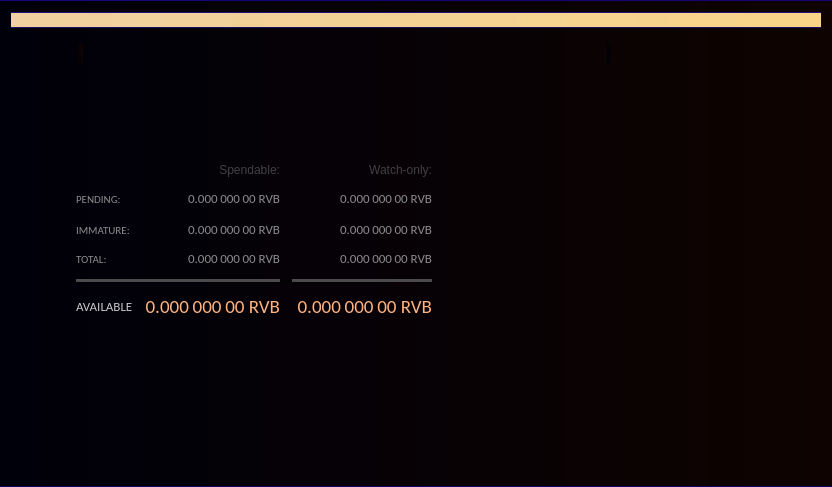
<?xml version="1.0" encoding="UTF-8"?>
<ui version="4.0">
 <class>OverviewPage</class>
 <widget class="QLabel" name="OverviewPage">

  <property name="enabled">
   <bool>true</bool>
  </property>
  <property name="geometry">
   <rect>
    <x>0</x>
    <y>0</y>
    <width>832</width>
    <height>487</height>
   </rect>
  </property>

  <property name="tabletTracking">
   <bool>false</bool>
  </property>
  <property name="acceptDrops">
   <bool>false</bool>
  </property>
  <property name="windowTitle">
   <string>Form</string>
  </property>
  <property name="autoFillBackground">
   <bool>false</bool>
  </property>
  <property name="styleSheet">
   <string notr="true">QLabel { background-color: qlineargradient(spread:pad, x1:0, y1:0, x2:1, y2:0, stop:0 rgb(0, 0, 10), stop:1 rgb(14, 3, 0)); border-bottom: 1.4px solid #414141; border-top: 1.4px solid #0A0A0A; border-bottom-color: qlineargradient(x1:0, y1:0, x2:0, y2:0.8, stop: 0 rgba(30,0,255,0.9), stop: 1 rgba(10,10,10,1.0)); border-top-color: qlineargradient(x1:0, y1:1, x2:0, y2:0, stop: 0 rgba(30,0,255,0.9), stop: 1 rgba(10,10,10,1.0)); }

</string>
  </property>
  <property name="pixmap">
   <pixmap resource="../bitcoin.qrc">:/icons/overview_background</pixmap>
  </property>
  <property name="scaledContents">
   <bool>true</bool>
  </property>
  <property name="wordWrap">
   <bool>true</bool>
  </property>
  <property name="openExternalLinks">
   <bool>false</bool>
  </property>
  <layout class="QVBoxLayout" name="topLayout">
   <item>
    <widget class="QLabel" name="labelAlerts">
     <property name="visible">
      <bool>false</bool>
     </property>
     <property name="styleSheet">
      <string notr="true">QLabel { background-color: qlineargradient(x1: 0, y1: 0, x2: 1, y2: 0, stop:0 #F0D0A0, stop:1 #F8D488); color:#000000; }</string>
     </property>
     <property name="wordWrap">
      <bool>true</bool>
     </property>
     <property name="margin">
      <number>3</number>
     </property>
     <property name="textInteractionFlags">
      <set>Qt::TextSelectableByMouse</set>
     </property>
    </widget>
   </item>
   <item>
    <layout class="QHBoxLayout" name="horizontalLayout" stretch="1,0,1">
     <item>
      <layout class="QVBoxLayout" name="verticalLayout_2">
       <property name="leftMargin">
        <number>25</number>
       </property>
       <item>
        <widget class="QFrame" name="frame">
         <property name="styleSheet">
          <string notr="true">border: 0px;</string>
         </property>
         <property name="frameShape">
          <enum>QFrame::StyledPanel</enum>
         </property>
         <property name="frameShadow">
          <enum>QFrame::Raised</enum>
         </property>
         <layout class="QVBoxLayout" name="verticalLayout_4">
          <property name="spacing">
           <number>20</number>
          </property>
          <property name="leftMargin">
           <number>40</number>
          </property>
          <item>
           <layout class="QHBoxLayout" name="horizontalLayout_4">
            <item>
             <widget class="QLabel" name="label_5">
              <property name="font">
               <font>
                <weight>75</weight>
                <bold>true</bold>
               </font>
              </property>
              <property name="styleSheet">
               <string>color: rgb(65, 65, 65); border-bottom: 0px solid; border-top: 0px solid;</string>
              </property>
              <property name="text">
               <string/>
              </property>
             </widget>
            </item>
            <item>
             <widget class="QPushButton" name="labelWalletStatus">
              <property name="enabled">
               <bool>true</bool>
              </property>
              <property name="maximumSize">
               <size>
                <width>30</width>
                <height>16777215</height>
               </size>
              </property>
              <property name="toolTip">
               <string>The displayed information may be out of date. Your wallet automatically synchronizes with ReversedBitcoin network after a connection is established, but this process has not completed yet.</string>
              </property>
              <property name="styleSheet">
               <string notr="true">background-color: transparent;</string>
              </property>
              <property name="text">
               <string/>
              </property>
              <property name="icon">
               <iconset resource="../bitcoin.qrc">
                <normaloff>:/icons/warning</normaloff>
                <disabledoff>:/icons/warning</disabledoff>:/icons/warning</iconset>
              </property>
              <property name="iconSize">
               <size>
                <width>24</width>
                <height>24</height>
               </size>
              </property>
              <property name="flat">
               <bool>true</bool>
              </property>
             </widget>
            </item>
            <item>
             <spacer name="horizontalSpacer_3">
              <property name="orientation">
               <enum>Qt::Horizontal</enum>
              </property>
              <property name="sizeHint" stdset="0">
               <size>
                <width>40</width>
                <height>20</height>
               </size>
              </property>
             </spacer>
            </item>
           </layout>
          </item>
          <item>
           <spacer name="horizontalSpacer_8">
            <property name="orientation">
             <enum>Qt::Horizontal</enum>
            </property>
            <property name="sizeHint" stdset="0">
             <size>
              <width>40</width>
              <height>20</height>
             </size>
            </property>
           </spacer>
          </item>
          <item>
           <spacer name="horizontalSpacer_9">
            <property name="orientation">
             <enum>Qt::Horizontal</enum>
            </property>
            <property name="sizeHint" stdset="0">
             <size>
              <width>40</width>
              <height>20</height>
             </size>
            </property>
           </spacer>
          </item>
          <item>
           <spacer name="horizontalSpacer_11">
            <property name="orientation">
             <enum>Qt::Horizontal</enum>
            </property>
            <property name="sizeHint" stdset="0">
             <size>
              <width>40</width>
              <height>20</height>
             </size>
            </property>
           </spacer>
          </item>
          <item>
           <spacer name="horizontalSpacer_12">
            <property name="orientation">
             <enum>Qt::Horizontal</enum>
            </property>
            <property name="sizeHint" stdset="0">
             <size>
              <width>40</width>
              <height>20</height>
             </size>
            </property>
           </spacer>
          </item>
          <item>
           <layout class="QGridLayout" name="gridLayout">
            <property name="spacing">
             <number>12</number>
            </property>
            <item row="2" column="2">
             <widget class="QLabel" name="labelWatchPending">
              <property name="font">
               <font>
                <family>Calibri</family>
                <pointsize>10</pointsize>
                <weight>50</weight>
                <bold>false</bold>
               </font>
              </property>
              <property name="cursor">
               <cursorShape>IBeamCursor</cursorShape>
              </property>
              <property name="toolTip">
               <string>Unconfirmed transactions to watch-only addresses</string>
              </property>
              <property name="styleSheet">
               <string notr="true">color: rgb(140,140,140); border-bottom: 0px solid; border-top: 0px solid;
background-color: transparent;</string>
              </property>
              <property name="text">
               <string notr="true">0.000 000 00 RVB</string>
              </property>
              <property name="alignment">
               <set>Qt::AlignRight|Qt::AlignTrailing|Qt::AlignVCenter</set>
              </property>
              <property name="textInteractionFlags">
               <set>Qt::LinksAccessibleByMouse|Qt::TextSelectableByKeyboard|Qt::TextSelectableByMouse</set>
              </property>
             </widget>
            </item>
            <item row="3" column="2">
             <widget class="QLabel" name="labelWatchImmature">
              <property name="font">
               <font>
                <family>Calibri</family>
                <pointsize>10</pointsize>
                <weight>50</weight>
                <bold>false</bold>
               </font>
              </property>
              <property name="cursor">
               <cursorShape>IBeamCursor</cursorShape>
              </property>
              <property name="toolTip">
               <string>Mined balance in watch-only addresses that has not yet matured</string>
              </property>
              <property name="styleSheet">
               <string notr="true">color: rgb(140,140,140); border-bottom: 0px solid; border-top: 0px solid;
background-color: transparent;</string>
              </property>
              <property name="text">
               <string notr="true">0.000 000 00 RVB</string>
              </property>
              <property name="alignment">
               <set>Qt::AlignRight|Qt::AlignTrailing|Qt::AlignVCenter</set>
              </property>
              <property name="textInteractionFlags">
               <set>Qt::LinksAccessibleByMouse|Qt::TextSelectableByKeyboard|Qt::TextSelectableByMouse</set>
              </property>
             </widget>
            </item>
            <item row="5" column="0" colspan="2">
             <widget class="Line" name="line">
              <property name="font">
               <font>
                <pointsize>6</pointsize>
               </font>
              </property>
              <property name="styleSheet">
               <string notr="true">color: rgb(106, 106, 106);
background-color: rgb(75, 75, 75);</string>
              </property>
              <property name="frameShadow">
               <enum>QFrame::Sunken</enum>
              </property>
              <property name="lineWidth">
               <number>1</number>
              </property>
              <property name="midLineWidth">
               <number>0</number>
              </property>
              <property name="orientation">
               <enum>Qt::Horizontal</enum>
              </property>
             </widget>
            </item>
            <item row="3" column="0">
             <widget class="QLabel" name="labelImmatureText">
              <property name="font">
               <font>
                <family>Calibri</family>
                <pointsize>8</pointsize>
               </font>
              </property>
              <property name="styleSheet">
               <string notr="true">color: rgb(140,140,140); border-bottom: 0px solid; border-top: 0px solid;
background-color: transparent;</string>
              </property>
              <property name="text">
               <string>IMMATURE:</string>
              </property>
             </widget>
            </item>
            <item row="3" column="1">
             <widget class="QLabel" name="labelImmature">
              <property name="font">
               <font>
                <family>Calibri</family>
                <pointsize>10</pointsize>
                <weight>50</weight>
                <bold>false</bold>
               </font>
              </property>
              <property name="cursor">
               <cursorShape>IBeamCursor</cursorShape>
              </property>
              <property name="toolTip">
               <string>Mined balance that has not yet matured</string>
              </property>
              <property name="styleSheet">
               <string notr="true">color: rgb(140,140,140); border-bottom: 0px solid; border-top: 0px solid;
background-color: transparent;</string>
              </property>
              <property name="text">
               <string notr="true">0.000 000 00 RVB</string>
              </property>
              <property name="alignment">
               <set>Qt::AlignRight|Qt::AlignTrailing|Qt::AlignVCenter</set>
              </property>
              <property name="textInteractionFlags">
               <set>Qt::LinksAccessibleByMouse|Qt::TextSelectableByKeyboard|Qt::TextSelectableByMouse</set>
              </property>
             </widget>
            </item>
            <item row="0" column="1">
             <widget class="QLabel" name="labelSpendable">
              <property name="styleSheet">
               <string notr="true">color: rgb(65, 65, 65); border-bottom: 0px solid; border-top: 0px solid;
background-color: transparent;</string>
              </property>
              <property name="text">
               <string>Spendable:</string>
              </property>
              <property name="alignment">
               <set>Qt::AlignRight|Qt::AlignTrailing|Qt::AlignVCenter</set>
              </property>
             </widget>
            </item>
            <item row="2" column="1">
             <widget class="QLabel" name="labelUnconfirmed">
              <property name="font">
               <font>
                <family>Calibri</family>
                <pointsize>10</pointsize>
                <weight>50</weight>
                <bold>false</bold>
               </font>
              </property>
              <property name="cursor">
               <cursorShape>IBeamCursor</cursorShape>
              </property>
              <property name="toolTip">
               <string>Total of transactions that have yet to be confirmed, and do not yet count toward the spendable balance</string>
              </property>
              <property name="styleSheet">
               <string notr="true">color: rgb(140,140,140); border-bottom: 0px solid; border-top: 0px solid;
background-color: transparent;</string>
              </property>
              <property name="text">
               <string notr="true">0.000 000 00 RVB</string>
              </property>
              <property name="alignment">
               <set>Qt::AlignRight|Qt::AlignTrailing|Qt::AlignVCenter</set>
              </property>
              <property name="textInteractionFlags">
               <set>Qt::LinksAccessibleByMouse|Qt::TextSelectableByKeyboard|Qt::TextSelectableByMouse</set>
              </property>
             </widget>
            </item>
            <item row="5" column="2">
             <widget class="Line" name="lineWatchBalance">
              <property name="sizePolicy">
               <sizepolicy hsizetype="Preferred" vsizetype="Fixed">
                <horstretch>0</horstretch>
                <verstretch>0</verstretch>
               </sizepolicy>
              </property>
              <property name="minimumSize">
               <size>
                <width>140</width>
                <height>0</height>
               </size>
              </property>
              <property name="styleSheet">
               <string notr="true">color: rgb(106, 106, 106);
background-color: rgb(75, 75, 75);</string>
              </property>
              <property name="orientation">
               <enum>Qt::Horizontal</enum>
              </property>
             </widget>
            </item>
            <item row="4" column="0">
             <widget class="QLabel" name="labelTotalText">
              <property name="font">
               <font>
                <family>Calibri</family>
                <pointsize>8</pointsize>
               </font>
              </property>
              <property name="styleSheet">
               <string notr="true">color: rgb(140,140,140); border-bottom: 0px solid; border-top: 0px solid;
background-color: transparent;</string>
              </property>
              <property name="text">
               <string>TOTAL:</string>
              </property>
             </widget>
            </item>
            <item row="0" column="2">
             <widget class="QLabel" name="labelWatchonly">
              <property name="styleSheet">
               <string notr="true">color: rgb(65, 65, 65); border-bottom: 0px solid; border-top: 0px solid;
background-color: transparent;</string>
              </property>
              <property name="text">
               <string>Watch-only:</string>
              </property>
              <property name="alignment">
               <set>Qt::AlignRight|Qt::AlignTrailing|Qt::AlignVCenter</set>
              </property>
             </widget>
            </item>
            <item row="2" column="0">
             <widget class="QLabel" name="labelPendingText">
              <property name="font">
               <font>
                <family>Calibri</family>
                <pointsize>8</pointsize>
               </font>
              </property>
              <property name="styleSheet">
               <string notr="true">color: rgb(140,140,140); border-bottom: 0px solid; border-top: 0px solid;
background-color: transparent;</string>
              </property>
              <property name="text">
               <string>PENDING:</string>
              </property>
             </widget>
            </item>
            <item row="6" column="0">
             <widget class="QLabel" name="labelBalanceText">
              <property name="font">
               <font>
                <family>Calibri</family>
                <pointsize>10</pointsize>
                <weight>50</weight>
                <bold>false</bold>
               </font>
              </property>
              <property name="styleSheet">
               <string notr="true">border-bottom: 0px solid; border-top: 0px solid; color: rgb(200, 200, 200);
background-color: transparent;</string>
              </property>
              <property name="text">
               <string>AVAILABLE</string>
              </property>
             </widget>
            </item>
            <item row="6" column="2">
             <widget class="QLabel" name="labelWatchAvailable">
              <property name="font">
               <font>
                <family>Calibri</family>
                <pointsize>14</pointsize>
                <weight>50</weight>
                <bold>false</bold>
               </font>
              </property>
              <property name="cursor">
               <cursorShape>IBeamCursor</cursorShape>
              </property>
              <property name="toolTip">
               <string>Your current balance in watch-only addresses</string>
              </property>
              <property name="styleSheet">
               <string notr="true">color: rgb(255, 180, 128); border-bottom: 0px solid; border-top: 0px solid;
background-color: transparent;</string>
              </property>
              <property name="text">
               <string notr="true">0.000 000 00 RVB</string>
              </property>
              <property name="alignment">
               <set>Qt::AlignRight|Qt::AlignTrailing|Qt::AlignVCenter</set>
              </property>
              <property name="textInteractionFlags">
               <set>Qt::LinksAccessibleByMouse|Qt::TextSelectableByKeyboard|Qt::TextSelectableByMouse</set>
              </property>
             </widget>
            </item>
            <item row="6" column="1">
             <widget class="QLabel" name="labelBalance">
              <property name="font">
               <font>
                <family>Calibri</family>
                <pointsize>14</pointsize>
                <weight>50</weight>
                <bold>false</bold>
               </font>
              </property>
              <property name="cursor">
               <cursorShape>IBeamCursor</cursorShape>
              </property>
              <property name="toolTip">
               <string>Your current spendable balance</string>
              </property>
              <property name="styleSheet">
               <string notr="true">color: rgb(255, 180, 128); border-bottom: 0px solid; border-top: 0px solid;
background-color: transparent;</string>
              </property>
              <property name="text">
               <string notr="true">0.000 000 00 RVB</string>
              </property>
              <property name="alignment">
               <set>Qt::AlignRight|Qt::AlignTrailing|Qt::AlignVCenter</set>
              </property>
              <property name="textInteractionFlags">
               <set>Qt::LinksAccessibleByMouse|Qt::TextSelectableByKeyboard|Qt::TextSelectableByMouse</set>
              </property>
             </widget>
            </item>
            <item row="2" column="3">
             <spacer name="horizontalSpacer_2">
              <property name="orientation">
               <enum>Qt::Horizontal</enum>
              </property>
              <property name="sizeHint" stdset="0">
               <size>
                <width>40</width>
                <height>20</height>
               </size>
              </property>
             </spacer>
            </item>
            <item row="4" column="1">
             <widget class="QLabel" name="labelTotal">
              <property name="font">
               <font>
                <family>Calibri</family>
                <pointsize>10</pointsize>
                <weight>50</weight>
                <bold>false</bold>
               </font>
              </property>
              <property name="cursor">
               <cursorShape>IBeamCursor</cursorShape>
              </property>
              <property name="toolTip">
               <string>Your current total balance</string>
              </property>
              <property name="styleSheet">
               <string notr="true">color: rgb(140,140,140); border-bottom: 0px solid; border-top: 0px solid;
background-color: transparent;</string>
              </property>
              <property name="text">
               <string notr="true">0.000 000 00 RVB</string>
              </property>
              <property name="alignment">
               <set>Qt::AlignRight|Qt::AlignTrailing|Qt::AlignVCenter</set>
              </property>
              <property name="textInteractionFlags">
               <set>Qt::LinksAccessibleByMouse|Qt::TextSelectableByKeyboard|Qt::TextSelectableByMouse</set>
              </property>
             </widget>
            </item>
            <item row="4" column="2">
             <widget class="QLabel" name="labelWatchTotal">
              <property name="font">
               <font>
                <family>Calibri</family>
                <pointsize>10</pointsize>
                <weight>50</weight>
                <bold>false</bold>
               </font>
              </property>
              <property name="cursor">
               <cursorShape>IBeamCursor</cursorShape>
              </property>
              <property name="toolTip">
               <string>Current total balance in watch-only addresses</string>
              </property>
              <property name="styleSheet">
               <string notr="true">color: rgb(140,140,140); border-bottom: 0px solid; border-top: 0px solid;
background-color: transparent;</string>
              </property>
              <property name="text">
               <string notr="true">0.000 000 00 RVB</string>
              </property>
              <property name="alignment">
               <set>Qt::AlignRight|Qt::AlignTrailing|Qt::AlignVCenter</set>
              </property>
              <property name="textInteractionFlags">
               <set>Qt::LinksAccessibleByMouse|Qt::TextSelectableByKeyboard|Qt::TextSelectableByMouse</set>
              </property>
             </widget>
            </item>
           </layout>
          </item>
         </layout>
        </widget>
       </item>
       <item>
        <spacer name="verticalSpacer">
         <property name="orientation">
          <enum>Qt::Vertical</enum>
         </property>
         <property name="sizeHint" stdset="0">
          <size>
           <width>20</width>
           <height>40</height>
          </size>
         </property>
        </spacer>
       </item>
      </layout>
     </item>
     <item>
      <spacer name="horizontalSpacer_10">
       <property name="orientation">
        <enum>Qt::Horizontal</enum>
       </property>
       <property name="sizeHint" stdset="0">
        <size>
         <width>40</width>
         <height>20</height>
        </size>
       </property>
      </spacer>
     </item>
     <item>
      <layout class="QVBoxLayout" name="verticalLayout_3">
       <property name="leftMargin">
        <number>110</number>
       </property>
       <property name="rightMargin">
        <number>55</number>
       </property>
       <property name="bottomMargin">
        <number>10</number>
       </property>
       <item>
        <widget class="QFrame" name="frame_2">
         <property name="styleSheet">
          <string notr="true">border-bottom: 0px solid; border-top: 0px solid;</string>
         </property>
         <property name="frameShape">
          <enum>QFrame::StyledPanel</enum>
         </property>
         <property name="frameShadow">
          <enum>QFrame::Raised</enum>
         </property>
         <layout class="QVBoxLayout" name="verticalLayout">
          <item>
           <layout class="QHBoxLayout" name="horizontalLayout_2">
            <item>
             <widget class="QLabel" name="label_4">
              <property name="font">
               <font>
                <weight>75</weight>
                <bold>true</bold>
               </font>
              </property>
              <property name="text">
               <string/>
              </property>
             </widget>
            </item>
            <item>
             <widget class="QPushButton" name="labelTransactionsStatus">
              <property name="enabled">
               <bool>true</bool>
              </property>
              <property name="maximumSize">
               <size>
                <width>30</width>
                <height>16777215</height>
               </size>
              </property>
              <property name="toolTip">
               <string>The displayed information may be out of date. Your wallet automatically synchronizes with ReversedBitcoin network after a connection is established, but this process has not completed yet.</string>
              </property>
              <property name="styleSheet">
               <string notr="true">background-color: transparent;</string>
              </property>
              <property name="text">
               <string/>
              </property>
              <property name="icon">
               <iconset resource="../bitcoin.qrc">
                <normaloff>:/icons/warning</normaloff>
                <disabledoff>:/icons/warning</disabledoff>:/icons/warning</iconset>
              </property>
              <property name="iconSize">
               <size>
                <width>24</width>
                <height>24</height>
               </size>
              </property>
              <property name="flat">
               <bool>true</bool>
              </property>
             </widget>
            </item>
            <item>
             <spacer name="horizontalSpacer">
              <property name="orientation">
               <enum>Qt::Horizontal</enum>
              </property>
              <property name="sizeHint" stdset="0">
               <size>
                <width>40</width>
                <height>20</height>
               </size>
              </property>
             </spacer>
            </item>
           </layout>
          </item>
          <item>
           <spacer name="horizontalSpacer_4">
            <property name="orientation">
             <enum>Qt::Horizontal</enum>
            </property>
            <property name="sizeHint" stdset="0">
             <size>
              <width>40</width>
              <height>20</height>
             </size>
            </property>
           </spacer>
          </item>
          <item>
           <spacer name="horizontalSpacer_5">
            <property name="orientation">
             <enum>Qt::Horizontal</enum>
            </property>
            <property name="sizeHint" stdset="0">
             <size>
              <width>40</width>
              <height>20</height>
             </size>
            </property>
           </spacer>
          </item>
          <item>
           <spacer name="horizontalSpacer_6">
            <property name="orientation">
             <enum>Qt::Horizontal</enum>
            </property>
            <property name="sizeHint" stdset="0">
             <size>
              <width>40</width>
              <height>20</height>
             </size>
            </property>
           </spacer>
          </item>
          <item>
           <spacer name="horizontalSpacer_7">
            <property name="orientation">
             <enum>Qt::Horizontal</enum>
            </property>
            <property name="sizeHint" stdset="0">
             <size>
              <width>40</width>
              <height>20</height>
             </size>
            </property>
           </spacer>
          </item>
          <item>
           <widget class="QListView" name="listTransactions">
            <property name="styleSheet">
             <string notr="true">QListView { background: transparent; }</string>
            </property>
            <property name="frameShape">
             <enum>QFrame::NoFrame</enum>
            </property>
            <property name="verticalScrollBarPolicy">
             <enum>Qt::ScrollBarAlwaysOff</enum>
            </property>
            <property name="horizontalScrollBarPolicy">
             <enum>Qt::ScrollBarAlwaysOff</enum>
            </property>
            <property name="selectionMode">
             <enum>QAbstractItemView::NoSelection</enum>
            </property>
            <property name="spacing">
             <number>0</number>
            </property>
           </widget>
          </item>
         </layout>
        </widget>
       </item>
      </layout>
     </item>
    </layout>
   </item>
  </layout>
 </widget>
 <resources>
  <include location="../bitcoin.qrc"/>
 </resources>
 <connections/>
</ui>
